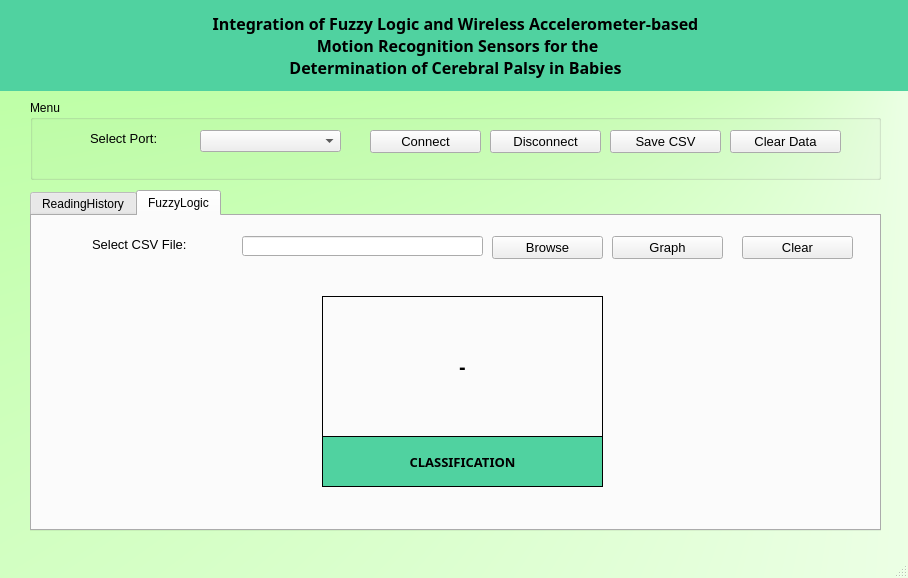
<?xml version="1.0" encoding="UTF-8"?>
<ui version="4.0">
 <class>MainWindow</class>
 <widget class="QMainWindow" name="MainWindow">
  <property name="geometry">
   <rect>
    <x>0</x>
    <y>0</y>
    <width>908</width>
    <height>578</height>
   </rect>
  </property>
  <property name="windowTitle">
   <string>MainWindow</string>
  </property>
  <property name="styleSheet">
   <string notr="true">#MainWindow
{
background-color: qconicalgradient(cx:1, cy:0, angle:0, stop:0 rgba(85, 255, 23, 255), stop:0.846591 rgba(255, 255, 255, 255))
}</string>
  </property>
  <widget class="QWidget" name="centralwidget">
   <widget class="QGroupBox" name="groupBox">
    <property name="geometry">
     <rect>
      <x>30</x>
      <y>100</y>
      <width>851</width>
      <height>80</height>
     </rect>
    </property>
    <property name="title">
     <string>Menu</string>
    </property>
    <widget class="QLabel" name="label_2">
     <property name="geometry">
      <rect>
       <x>60</x>
       <y>30</y>
       <width>111</width>
       <height>16</height>
      </rect>
     </property>
     <property name="font">
      <font>
       <pointsize>10</pointsize>
      </font>
     </property>
     <property name="text">
      <string>Select Port:</string>
     </property>
    </widget>
    <widget class="QComboBox" name="portsCB">
     <property name="geometry">
      <rect>
       <x>170</x>
       <y>30</y>
       <width>141</width>
       <height>22</height>
      </rect>
     </property>
     <property name="font">
      <font>
       <pointsize>10</pointsize>
      </font>
     </property>
    </widget>
    <widget class="QPushButton" name="connectButton">
     <property name="geometry">
      <rect>
       <x>340</x>
       <y>30</y>
       <width>111</width>
       <height>23</height>
      </rect>
     </property>
     <property name="font">
      <font>
       <pointsize>10</pointsize>
      </font>
     </property>
     <property name="text">
      <string>Connect</string>
     </property>
    </widget>
    <widget class="QPushButton" name="disconnectButton">
     <property name="geometry">
      <rect>
       <x>460</x>
       <y>30</y>
       <width>111</width>
       <height>23</height>
      </rect>
     </property>
     <property name="font">
      <font>
       <pointsize>10</pointsize>
      </font>
     </property>
     <property name="text">
      <string>Disconnect</string>
     </property>
    </widget>
    <widget class="QPushButton" name="saveCSVButton">
     <property name="geometry">
      <rect>
       <x>580</x>
       <y>30</y>
       <width>111</width>
       <height>23</height>
      </rect>
     </property>
     <property name="font">
      <font>
       <pointsize>10</pointsize>
      </font>
     </property>
     <property name="text">
      <string>Save CSV</string>
     </property>
    </widget>
    <widget class="QPushButton" name="clearDataButton">
     <property name="geometry">
      <rect>
       <x>700</x>
       <y>30</y>
       <width>111</width>
       <height>23</height>
      </rect>
     </property>
     <property name="font">
      <font>
       <pointsize>10</pointsize>
      </font>
     </property>
     <property name="text">
      <string>Clear Data</string>
     </property>
    </widget>
   </widget>
   <widget class="QLabel" name="label_3">
    <property name="geometry">
     <rect>
      <x>0</x>
      <y>56</y>
      <width>741</width>
      <height>16</height>
     </rect>
    </property>
    <property name="font">
     <font>
      <pointsize>1</pointsize>
     </font>
    </property>
    <property name="styleSheet">
     <string notr="true">background-color: rgb(255, 255, 255);</string>
    </property>
    <property name="text">
     <string/>
    </property>
   </widget>
   <widget class="QLabel" name="label_4">
    <property name="geometry">
     <rect>
      <x>0</x>
      <y>0</y>
      <width>911</width>
      <height>91</height>
     </rect>
    </property>
    <property name="font">
     <font>
      <family>Segoe UI Black</family>
      <pointsize>12</pointsize>
      <weight>75</weight>
      <bold>true</bold>
     </font>
    </property>
    <property name="styleSheet">
     <string notr="true"> 
background-color:  rgb(80, 210, 160)</string>
    </property>
    <property name="text">
     <string>Integration of Fuzzy Logic and Wireless Accelerometer-based
 Motion Recognition Sensors for the 
Determination of Cerebral Palsy in Babies</string>
    </property>
    <property name="alignment">
     <set>Qt::AlignCenter</set>
    </property>
   </widget>
   <widget class="QTabWidget" name="tabWidget">
    <property name="geometry">
     <rect>
      <x>30</x>
      <y>190</y>
      <width>851</width>
      <height>341</height>
     </rect>
    </property>
    <property name="currentIndex">
     <number>1</number>
    </property>
    <widget class="QWidget" name="ReadingHistory">
     <attribute name="title">
      <string>ReadingHistory</string>
     </attribute>
     <widget class="QTableWidget" name="tableWidget">
      <property name="geometry">
       <rect>
        <x>30</x>
        <y>10</y>
        <width>781</width>
        <height>301</height>
       </rect>
      </property>
     </widget>
    </widget>
    <widget class="QWidget" name="tab_2">
     <attribute name="title">
      <string>FuzzyLogic</string>
     </attribute>
     <widget class="QLabel" name="label_5">
      <property name="geometry">
       <rect>
        <x>60</x>
        <y>20</y>
        <width>141</width>
        <height>16</height>
       </rect>
      </property>
      <property name="font">
       <font>
        <pointsize>10</pointsize>
       </font>
      </property>
      <property name="text">
       <string>Select CSV File:</string>
      </property>
     </widget>
     <widget class="QLineEdit" name="csvFileName">
      <property name="geometry">
       <rect>
        <x>210</x>
        <y>20</y>
        <width>241</width>
        <height>20</height>
       </rect>
      </property>
     </widget>
     <widget class="QPushButton" name="browseCSVButton">
      <property name="geometry">
       <rect>
        <x>460</x>
        <y>20</y>
        <width>111</width>
        <height>23</height>
       </rect>
      </property>
      <property name="font">
       <font>
        <pointsize>10</pointsize>
       </font>
      </property>
      <property name="text">
       <string>Browse</string>
      </property>
     </widget>
     <widget class="QPushButton" name="clearCSVButton">
      <property name="geometry">
       <rect>
        <x>710</x>
        <y>20</y>
        <width>111</width>
        <height>23</height>
       </rect>
      </property>
      <property name="font">
       <font>
        <pointsize>10</pointsize>
       </font>
      </property>
      <property name="text">
       <string>Clear</string>
      </property>
     </widget>
     <widget class="QPushButton" name="graphCSVButton">
      <property name="geometry">
       <rect>
        <x>580</x>
        <y>20</y>
        <width>111</width>
        <height>23</height>
       </rect>
      </property>
      <property name="font">
       <font>
        <pointsize>10</pointsize>
       </font>
      </property>
      <property name="text">
       <string>Graph</string>
      </property>
     </widget>
     <widget class="QLabel" name="cpClassificationLabel">
      <property name="geometry">
       <rect>
        <x>290</x>
        <y>80</y>
        <width>281</width>
        <height>141</height>
       </rect>
      </property>
      <property name="font">
       <font>
        <family>Segoe UI Black</family>
        <pointsize>14</pointsize>
        <weight>75</weight>
        <bold>true</bold>
       </font>
      </property>
      <property name="frameShape">
       <enum>QFrame::Box</enum>
      </property>
      <property name="text">
       <string>-</string>
      </property>
      <property name="alignment">
       <set>Qt::AlignCenter</set>
      </property>
     </widget>
     <widget class="QLabel" name="label_7">
      <property name="geometry">
       <rect>
        <x>290</x>
        <y>220</y>
        <width>281</width>
        <height>51</height>
       </rect>
      </property>
      <property name="font">
       <font>
        <family>Segoe UI Black</family>
        <pointsize>10</pointsize>
        <weight>75</weight>
        <bold>true</bold>
       </font>
      </property>
      <property name="styleSheet">
       <string notr="true"> 
background-color:  rgb(80, 210, 160)</string>
      </property>
      <property name="frameShape">
       <enum>QFrame::Box</enum>
      </property>
      <property name="text">
       <string>CLASSIFICATION</string>
      </property>
      <property name="alignment">
       <set>Qt::AlignCenter</set>
      </property>
     </widget>
    </widget>
   </widget>
  </widget>
  <widget class="QMenuBar" name="menubar">
   <property name="geometry">
    <rect>
     <x>0</x>
     <y>0</y>
     <width>908</width>
     <height>26</height>
    </rect>
   </property>
  </widget>
  <widget class="QStatusBar" name="statusbar"/>
 </widget>
 <resources/>
 <connections/>
</ui>
